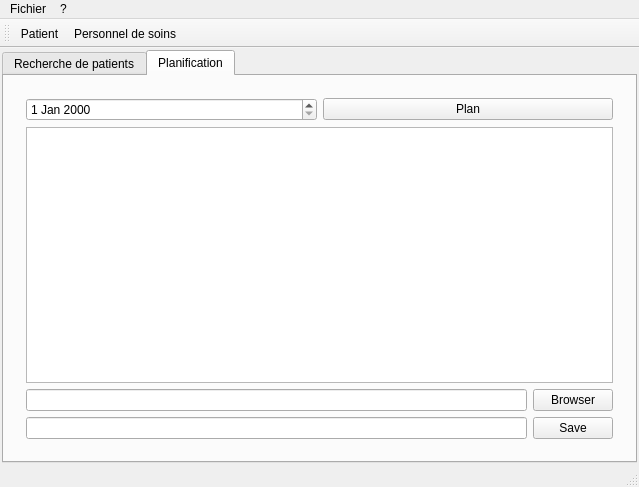
<?xml version="1.0" encoding="UTF-8"?>
<ui version="4.0">
 <class>MainWindow</class>
 <widget class="QMainWindow" name="MainWindow">
  <property name="enabled">
   <bool>true</bool>
  </property>
  <property name="geometry">
   <rect>
    <x>0</x>
    <y>0</y>
    <width>639</width>
    <height>487</height>
   </rect>
  </property>
  <property name="windowTitle">
   <string>MainWindow</string>
  </property>
  <widget class="QWidget" name="centralWidget">
   <layout class="QVBoxLayout" name="verticalLayout">
    <property name="spacing">
     <number>0</number>
    </property>
    <property name="leftMargin">
     <number>2</number>
    </property>
    <property name="topMargin">
     <number>2</number>
    </property>
    <property name="rightMargin">
     <number>2</number>
    </property>
    <property name="bottomMargin">
     <number>2</number>
    </property>
    <item>
     <widget class="QTabWidget" name="tabWidget">
      <property name="enabled">
       <bool>true</bool>
      </property>
      <property name="sizePolicy">
       <sizepolicy hsizetype="Expanding" vsizetype="Expanding">
        <horstretch>0</horstretch>
        <verstretch>0</verstretch>
       </sizepolicy>
      </property>
      <property name="minimumSize">
       <size>
        <width>206</width>
        <height>251</height>
       </size>
      </property>
      <property name="autoFillBackground">
       <bool>true</bool>
      </property>
      <property name="currentIndex">
       <number>1</number>
      </property>
      <widget class="QWidget" name="tab">
       <property name="sizePolicy">
        <sizepolicy hsizetype="Preferred" vsizetype="Preferred">
         <horstretch>0</horstretch>
         <verstretch>0</verstretch>
        </sizepolicy>
       </property>
       <property name="minimumSize">
        <size>
         <width>535</width>
         <height>225</height>
        </size>
       </property>
       <property name="layoutDirection">
        <enum>Qt::LeftToRight</enum>
       </property>
       <property name="autoFillBackground">
        <bool>true</bool>
       </property>
       <property name="styleSheet">
        <string notr="true"/>
       </property>
       <attribute name="title">
        <string>Recherche de patients</string>
       </attribute>
       <layout class="QHBoxLayout" name="horizontalLayout_2">
        <item>
         <widget class="QWidget" name="verticalWidget" native="true">
          <property name="sizePolicy">
           <sizepolicy hsizetype="Expanding" vsizetype="Expanding">
            <horstretch>0</horstretch>
            <verstretch>0</verstretch>
           </sizepolicy>
          </property>
          <property name="minimumSize">
           <size>
            <width>0</width>
            <height>0</height>
           </size>
          </property>
          <property name="autoFillBackground">
           <bool>true</bool>
          </property>
          <property name="styleSheet">
           <string notr="true"/>
          </property>
          <layout class="QVBoxLayout" name="verticalLayout_2">
           <item>
            <layout class="QHBoxLayout" name="horizontalLayout">
             <item>
              <widget class="QLineEdit" name="firstNameEdit">
               <property name="placeholderText">
                <string>First name</string>
               </property>
              </widget>
             </item>
             <item>
              <widget class="QLineEdit" name="lastNameEdit">
               <property name="placeholderText">
                <string>Last name</string>
               </property>
              </widget>
             </item>
            </layout>
           </item>
           <item>
            <widget class="QTableView" name="tableView">
             <property name="sizePolicy">
              <sizepolicy hsizetype="Expanding" vsizetype="Expanding">
               <horstretch>0</horstretch>
               <verstretch>0</verstretch>
              </sizepolicy>
             </property>
             <property name="selectionBehavior">
              <enum>QAbstractItemView::SelectRows</enum>
             </property>
            </widget>
           </item>
          </layout>
         </widget>
        </item>
       </layout>
      </widget>
      <widget class="QWidget" name="tab_2">
       <attribute name="title">
        <string>Planification</string>
       </attribute>
       <layout class="QVBoxLayout" name="verticalLayout_4">
        <item>
         <widget class="QWidget" name="verticalWidget_2" native="true">
          <layout class="QVBoxLayout" name="verticalLayout_3">
           <item>
            <layout class="QHBoxLayout" name="horizontalLayout_4">
             <item>
              <widget class="QDateEdit" name="planDateEdit"/>
             </item>
             <item>
              <widget class="QPushButton" name="planPushButton">
               <property name="text">
                <string>Plan</string>
               </property>
              </widget>
             </item>
            </layout>
           </item>
           <item>
            <widget class="QTextBrowser" name="planTextBrowser">
             <property name="sizePolicy">
              <sizepolicy hsizetype="Expanding" vsizetype="Expanding">
               <horstretch>0</horstretch>
               <verstretch>0</verstretch>
              </sizepolicy>
             </property>
            </widget>
           </item>
           <item>
            <layout class="QGridLayout" name="gridLayout">
             <item row="1" column="1">
              <widget class="QPushButton" name="savePushButton">
               <property name="text">
                <string>Save</string>
               </property>
              </widget>
             </item>
             <item row="0" column="1">
              <widget class="QPushButton" name="pathPushButton">
               <property name="text">
                <string>Browser</string>
               </property>
              </widget>
             </item>
             <item row="0" column="0">
              <widget class="QLineEdit" name="pathLineEdit">
               <property name="readOnly">
                <bool>true</bool>
               </property>
              </widget>
             </item>
             <item row="1" column="0">
              <widget class="QLineEdit" name="saveLineEdit"/>
             </item>
            </layout>
           </item>
          </layout>
         </widget>
        </item>
       </layout>
      </widget>
     </widget>
    </item>
   </layout>
  </widget>
  <widget class="QMenuBar" name="menuBar">
   <property name="geometry">
    <rect>
     <x>0</x>
     <y>0</y>
     <width>639</width>
     <height>21</height>
    </rect>
   </property>
   <widget class="QMenu" name="menuFichier">
    <property name="title">
     <string>Fichier</string>
    </property>
    <widget class="QMenu" name="menuAjouter">
     <property name="title">
      <string>Ajouter</string>
     </property>
     <addaction name="actionPatient"/>
     <addaction name="actionPersonnel_de_soin"/>
    </widget>
    <addaction name="actionQuitter"/>
    <addaction name="menuAjouter"/>
   </widget>
   <widget class="QMenu" name="menu">
    <property name="title">
     <string>?</string>
    </property>
    <addaction name="actionA_propos"/>
   </widget>
   <addaction name="menuFichier"/>
   <addaction name="menu"/>
  </widget>
  <widget class="QToolBar" name="mainToolBar">
   <attribute name="toolBarArea">
    <enum>TopToolBarArea</enum>
   </attribute>
   <attribute name="toolBarBreak">
    <bool>false</bool>
   </attribute>
   <addaction name="actionPatient"/>
   <addaction name="actionPersonnel_de_soin"/>
  </widget>
  <widget class="QStatusBar" name="statusBar"/>
  <action name="actionQuitter">
   <property name="text">
    <string>Quitter</string>
   </property>
  </action>
  <action name="actionPatient">
   <property name="text">
    <string>Patient</string>
   </property>
  </action>
  <action name="actionPersonnel_de_soin">
   <property name="text">
    <string>Personnel de soins</string>
   </property>
  </action>
  <action name="actionA_propos">
   <property name="text">
    <string>A propos</string>
   </property>
  </action>
 </widget>
 <layoutdefault spacing="6" margin="11"/>
 <resources/>
 <connections/>
</ui>
